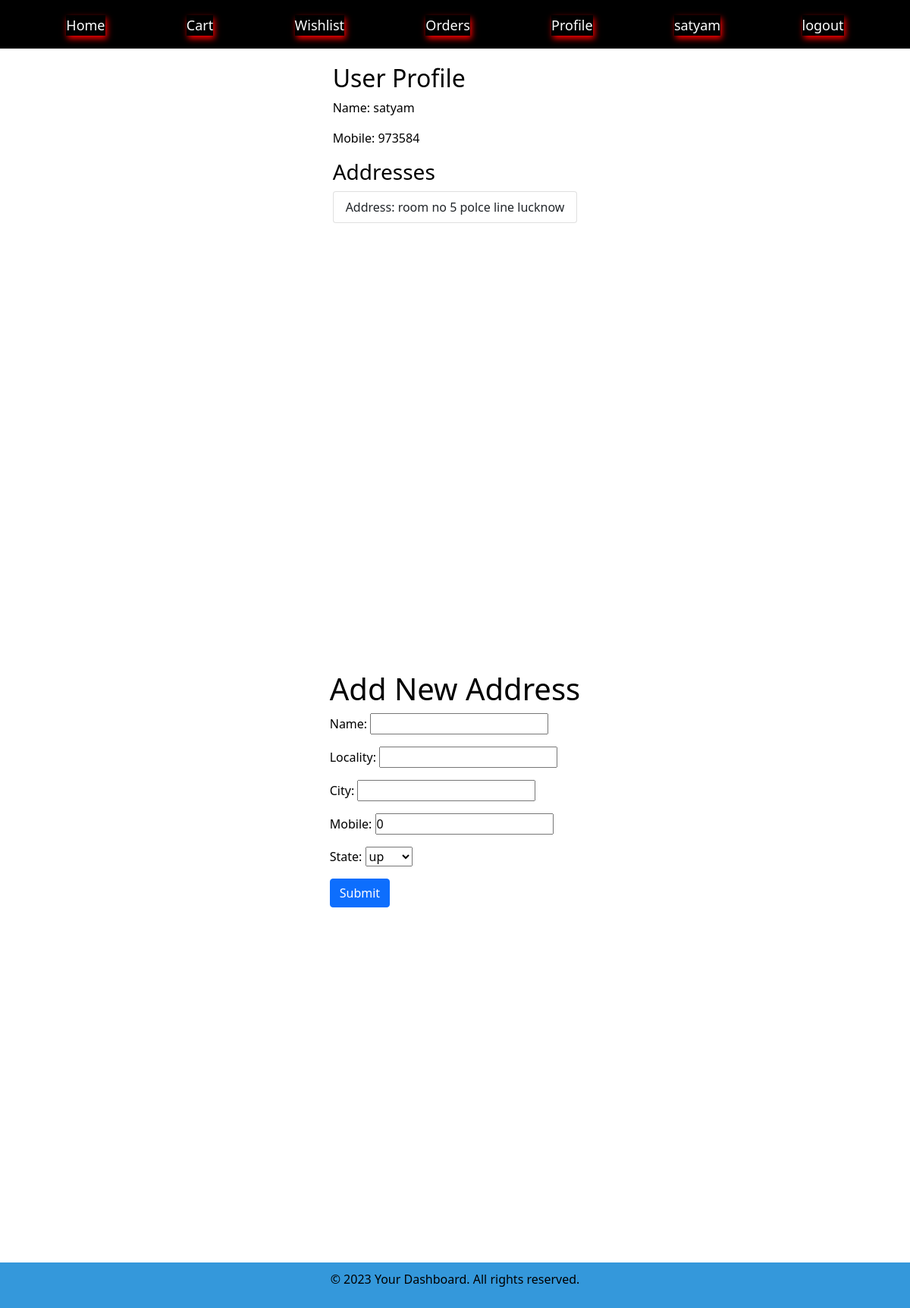
The app's page /profile (signed in) with its own data.
### ecom/models.py (models this page shows, shortened)
class Customer(models.Model):
    user=models.ForeignKey(User,on_delete=models.CASCADE)
    name=models.CharField(max_length=300,default='')
    locality=models.CharField(max_length=300,default='')
    city=models.CharField(max_length=100,default='')
    mobile=models.IntegerField(default=0,)
    state=models.CharField(choices=states,max_length=100,default='')

### ecom/views.py (the view, shortened to what this page needs)
# urls.py: path('profile',views.profile,name="profile"),
@login_required
def profile(request):
    form = CustomerForm()
    context={}
    context['cust']=Customer.objects.filter(user=request.user)
    first=context['cust'].first()
    context['first']=first
    context['form']=form
    return render(request,"profile.html",context)

### ecom/forms.py
class CustomerForm(forms.ModelForm):
    class Meta:
        model = Customer
        fields = ['name', 'locality', 'city', 'mobile', 'state']

### templates/profile.html (shortened to what this page needs)
{% extends 'base.html' %}
{% block content %}
<div class="container">
    <div class="row">
        <div class="">
            <h2>User Profile</h2>
            <p>Name: {{ first.name }}</p>
            <p>Mobile: {{ first.mobile }}</p>
            <h3>Addresses</h3>
            <ul class="list-group">
                {% for address in cust %}
                    <li class="list-group-item">
                       Address: {{ address.locality }}
                    </li>
                {% endfor %}
            </ul>
        </div>
    </div>
</div>{% endblock %}
{%block content1%}
            <div class="container">
                <div>
                <h1>Add New Address</h1>
                <fieldset>
                <form method="post" action="profile">
                    {{ form.as_p }}
                    <button type="submit" class="btn btn-primary">Submit</button>
                </form><fieldset>
                </div>
            </div>
{%endblock%}

### templates/base.html (shortened to what this page needs)
{% load static %}
<!DOCTYPE html>
<html>
<head>
    <link rel="stylesheet" type="text/css" href="{% static 'css/styles.css' %}">
    <link href="https://cdn.jsdelivr.net/npm/bootstrap@5.1.3/dist/css/bootstrap.min.css" rel="stylesheet">
</head>
<body>
    {% block navbar %}
    <header>
        <nav>
            <ul>
                <li class="box-shadow"><a href="/dashboard">Home</a></li>
                <li class="box-shadow"><a href="/showCart">Cart</a></li>
                <li class="box-shadow"><a href="/wishlist">Wishlist</a></li>
                <li class="box-shadow"><a href="/order">Orders</a></li>
                <li class="box-shadow"><a href="/profile">Profile</a></li>
                {%if request.user is not none%}
                <li class="box-shadow"><a href="/profile">{{request.user}}</a></li>
                <li class="box-shadow"><a href="/logout">logout</a></li>
               {% else %}
               <li class="box-shadow"><a href="/profile">login||sign up</a></li>
               {%endif%}
            </ul>
        </nav>
    </header>
    {% endblock %}
    <main style="height:100%">
        {% block content %}{% endblock %}
    </main>
    {%block content1%}{%endblock%}
    {% block footer %}
    <footer>
        <p>&copy; 2023 Your Dashboard. All rights reserved.</p>
    </footer>
    {% endblock %}
</body>
</html>

### static/css/styles.css (style rules this page uses)
header { background-color: #3498db; padding: 10px 0; }
nav ul { list-style: none; margin: 0; padding: 0; text-align: center; }
nav ul li { display: inline; margin: 0 20px; }
nav a { color: white; text-decoration: none; }
footer { background-color: #3498db; color: white; text-align: center; padding: 10px 0; }
body { font-family: Arial, sans-serif; margin: 0; padding: 0; }
h1 { text-align: center; }
header { background-color: #333; color: #fff; padding: 10px 0; text-align: center; }
* { color: black; }
button { background-color: #3498db; color: #fff; border: none; padding: 10px 20px; margin-top: 10px; cursor: pointer; }
header { background-color: black; }
.container { display: flex; justify-content: center; width: 80%; margin-left: 10%;; height: 100vh; }
body { font-family: Arial, sans-serif; background-color: #f4f4f4; margin: 0; font: bold; padding: 0; }
.container { max-width: 1400px; margin: 0 auto; padding: 20px; display: flex; flex-wrap: wrap; justify-content: center; }
* { margin: 0; padding: 0; }
header { background-color: black; color:white; height: 8vh; }
nav ul { padding-top: 10px; display: flex; justify-content: space-evenly; background-color: black; }
nav ul li { font-size: large; list-style: none; }
a { text-decoration: none; color:white; }
.box-shadow { box-shadow: 2px 4px 8px red; }

### records on screen
Customer: name "satyam", mobile "973584", locality "room no 5 polce line lucknow"

### other values on screen
{{ request.user }} "satyam"
